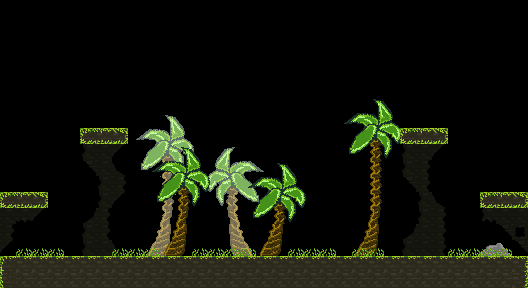

Tiled map render using the project's own tile images. Description and the map definition, with tile-layer contents summarised, below:
An orthogonal 33x18 tile map with 16x16 px tiles, 4 tile layers (bg, fg, detalles, fgd).

<map version="1.0" orientation="orthogonal" renderorder="right-down" width="33" height="18" tilewidth="16" tileheight="16" nextobjectid="1">
 <tileset firstgid="1" name="Tileset" tilewidth="16" tileheight="16">
  <image source="Tileset.png" width="256" height="384" />
 </tileset>
 <layer name="bg" width="33" height="18">
  <data>[594 cells, 130 non-empty, 73 distinct tile ids]</data>
 </layer>
 <layer name="fg" width="33" height="18">
  <data>[594 cells, 66 non-empty, 6 distinct tile ids]</data>
 </layer>
 <layer name="detalles" width="33" height="18">
  <data>[594 cells, 46 non-empty, 20 distinct tile ids]</data>
 </layer>
 <layer name="fgd" width="33" height="18">
  <data>[594 cells, 12 non-empty, 3 distinct tile ids]</data>
 </layer>
</map>
